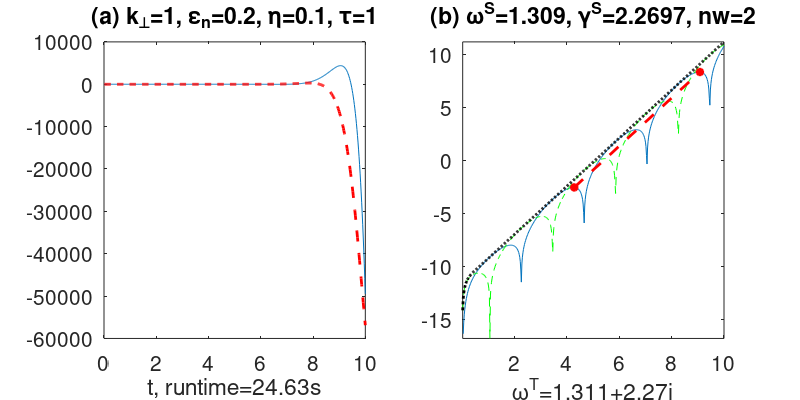
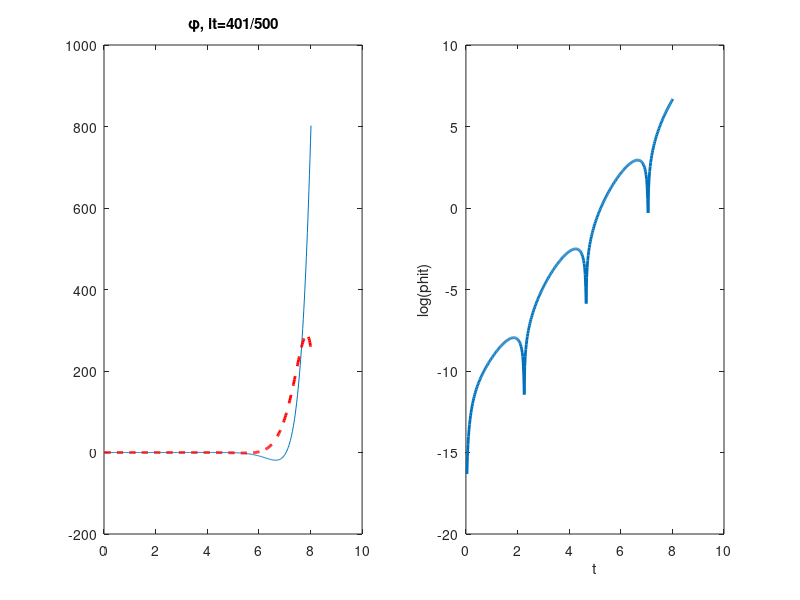

These figures' MATLAB source, in order:
% Hua-sheng XIE, FSC-PKU, huashengxie@gmail.com, 2016-09-01 00:02
% Delta-f PIC for entropy, ion & electron both kinetic, with FLR, 0D
% 16-10-10 20:24-21:55 rewrite, can run and agree with D.R.

% to add kpara

close all; clear; clc;

runtimea=cputime;
irun=0;
nt=500;
close all;
if(irun==0)
	
    data =[0.1,     0.1277+2.8258i;
           0.2,     0.2487+2.8211i;
           0.5,     0.6369+2.6664i;
           1.0,     1.3108+2.2697i;
           1.5,     2.1182+1.9633i;
           2.0,     3.1047+1.9143i];
    id=4;
	ky=data(id,1); % k_perp
	wr=real(data(id,2)); wi=imag(data(id,2));

	runtime=cputime;

	tau=1.0;
	epsn=0.2;
	kapn=1/epsn; % R/L_n
	kapt=0.1*kapn; % R/L_T
	eta=kapt/kapn;

	kz=0.0; % k_z*R
	mi=1836.0; % mi/me

    wdi=ky; % *v_ti/R
    wde=-wdi*tau;
    ki=ky;
    ke=-ky*sqrt(tau/mi);
    Gamma0i=besseli(0,ki^2,1);
    Gamma0e=besseli(0,ke^2,1);
    G0coef=1.0/((1.0-Gamma0i)+(1.0-Gamma0e)/tau);

    ms=[1,1/mi];
    qs=[1,-1];
    ks=[ki,ke]*sqrt(1);
    wds=[wdi,wde];
    Ti=1.0; Te=Ti*tau;
    taus=[1,tau];
    Ts=[Ti,Te];
    vts=sqrt(Ts./ms);

    np = 40000*1/1; dt=0.02;
    vmax=6.0;

    ns=2;
    zp=zeros(ns,np,3); % vpar, vperp, w
    for is=1:ns
        zp(is,:,1)=randn(np,1);
        zp(is,:,2)=sqrt(randn(np,1).^2+randn(np,1).^2);
        zp(is,:,3)=qs(is)*0.00001;
%         zp(is,:,3)=0.00001;
        rhozero(is)=np; % rhozero=np/ng; 
    end
    czp=zp;

    tt=[];
    phit=[];
    nta=1; ntb=nt;
else
    nta=ntb+1; ntb=nta+nt;
end

%%
figure;
for it=nta:ntb
    
    % RK-2, 1st step
    rho=0;
    for is=1:ns
        rho=rho+sum(zp(is,:,3))/rhozero(is)/taus(is);
    end
    phi=G0coef*rho;
    
    for is=1:ns
        wdot=-1i*(wds(is)*(zp(is,:,1).^2+0.5*zp(is,:,2).^2)).*zp(is,:,3)...
            -1i*phi*(wds(is)*(zp(is,:,1).^2+0.5*zp(is,:,2).^2)...
            -wds(is)*(kapn+(0.5*(zp(is,:,1).^2+zp(is,:,2).^2)-1.5)*kapt)...
            ).*besselj(0,ks(is)*zp(is,:,2)).^2;
        czp(is,:,3)=zp(is,:,3)+wdot*dt/2;
    end
    
    % RK-2, 2nd step
    rho=0;
    for is=1:ns
        rho=rho+sum(czp(is,:,3))/rhozero(is)/taus(is);
    end
    phi=G0coef*rho;
    
    for is=1:ns
        wdot=-1i*(wds(is)*(czp(is,:,1).^2+0.5*czp(is,:,2).^2)).*czp(is,:,3)...
            -1i*phi*(wds(is)*(czp(is,:,1).^2+0.5*czp(is,:,2).^2)...
            -wds(is)*(kapn+(0.5*(czp(is,:,1).^2+czp(is,:,2).^2)-1.5)*kapt)...
            ).*besselj(0,ks(is)*czp(is,:,2)).^2;
        zp(is,:,3)=zp(is,:,3)+wdot*dt;
    end
    
    tt=[tt,it*dt];
    phit=[phit,phi];
    %diagnosis
    if(mod(it,100)==1)
        subplot(121);
        plot(tt,real(phit),tt,imag(phit),'r--','LineWidth',2);
        title(['\phi, it=',num2str(it),'/',num2str(ntb)]);

        subplot(122);
        plot(tt,log(real((phit))),'LineWidth',2); box on;
        xlabel('t'); ylabel('log(phit)');
    
        drawnow;
    end
end

runtime=runtime+cputime-runtimea;

%%
close all;
h = figure('Unit','Normalized','position',...
    [0.02 0.2 0.6 0.4],'DefaultAxesFontSize',15);
ntc=length(phit);
t=(1:ntc)*dt;
subplot(121);
plot(tt,real(phit),tt,imag(phit),'r--','LineWidth',2);
title(['(a) k_\perp=',num2str(ky),...
    ', \epsilon_n=',num2str(epsn),', \eta=',num2str(eta),...
    ', \tau=',num2str(tau)]);
xlabel(['t',', runtime=',num2str(runtime,4),'s']); 
subplot(122);
% Find the corresponding indexes of the extreme max values
% lndE=log(sqrt(real((EEf(1:nt))))); % EEf=E^2=[exp(gam*t)]^2=exp(2*gam*t)
lndE=log(real((phit(1:ntc))));
lndEi=log(imag((phit(1:ntc))));
lndEa=log(abs((phit(1:ntc))));
it0=floor(ntc*5.5/20); it1=floor(ntc*19.9/20);
yy=lndE(it0:it1);
plot(t,lndE,t,lndEi,'g--',t,lndEa,'k:','LineWidth',2);
hold on; axis tight;
withpeak=1;
if(withpeak==1)
    extrMaxIndex = find(diff(sign(diff(yy)))==-2)+1;
    t1=t(it0+extrMaxIndex(1));t2=t(it0+extrMaxIndex(end));
    y1=yy(extrMaxIndex(1));y2=yy(extrMaxIndex(end));
    nw=length(extrMaxIndex)-1;
    omega=pi/((t2-t1)/nw);
else
    t1=t(it0);t2=t(it1);
    y1=yy(1);y2=yy(end);
    nw=0;
    omega=0;
end
plot([t1,t2],[y1,y2],'r*--','LineWidth',2);
gammas=(real(y2)-real(y1))/(t2-t1);
title(['(b) \omega^S=',num2str(omega),', \gamma^S=',num2str(gammas),...
    ', nw=',num2str(nw)]);
axis tight;
xlabel(['\omega^T=',num2str(wr+1i*wi,4)]);

str=['gkpic0d_entropy_ky=',num2str(ky), ',etai=',num2str(eta),...
     ',epsn=',num2str(epsn),',tau=',num2str(tau),...
     ',np=',num2str(np),',nt=',num2str(nt),',dt=',num2str(dt)];
set(gcf,'PaperUnits','inches','PaperPosition',[0 0 8 4.0]);
print(gcf,'-dpng',[str,'_history_2.png']);
